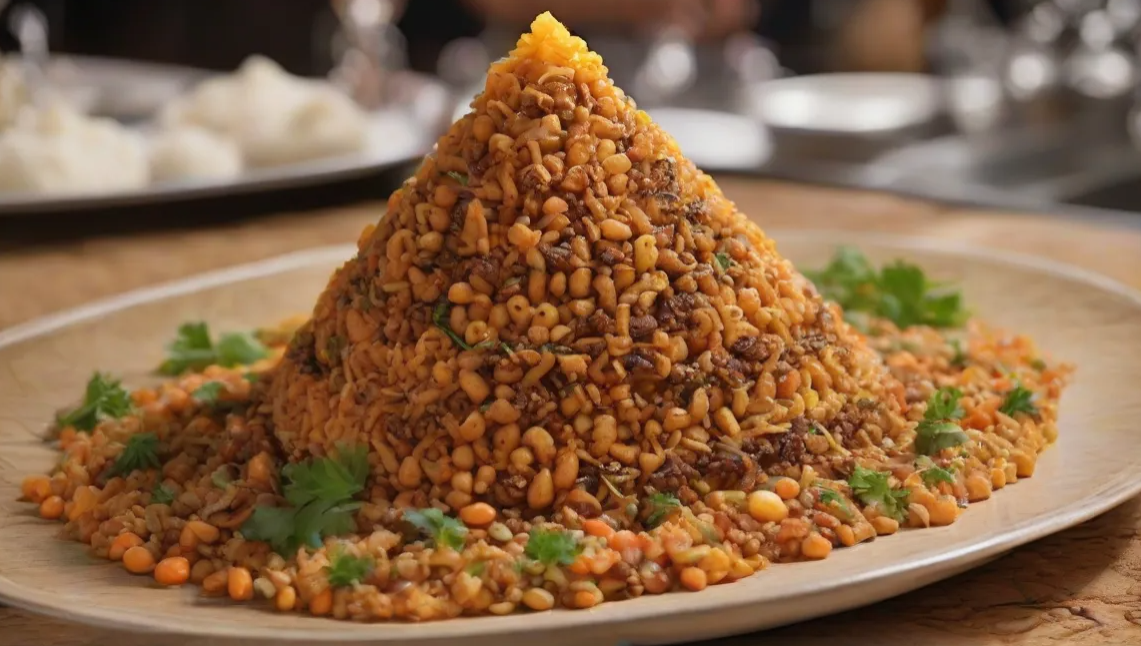
#> input picture src/assets/img/18_s.jpg, 1141 x 646 px; its folder holds 4 pictures in this run
$ python cropImg.py
#> lines starting #> are read from the running program, lines starting #| are printed output that depends on the picture
from PIL import Image
import glob

def crop_center(pil_img, crop_width, crop_height):
    img_width, img_height = pil_img.size
    return pil_img.crop(((img_width - crop_width) // 2,
                         (img_height - crop_height) // 2,
                         (img_width + crop_width) // 2,
                         (img_height + crop_height) // 2))

for imgpath in glob.glob("*_s.jpg") :
	im = Image.open(imgpath)
#> im is the input picture: PIL image 1141x646 RGBA; mean R, G, B, A 137, 101.9, 71.1, 255
	im_crop = crop_center(im,200,200)
#> in crop_center, `return pil_img.crop(((img_width - crop_width) // 2, (img_height - crop..`:
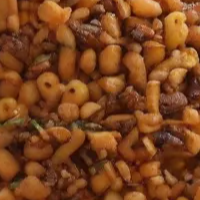
#> returned value: PIL image 200x200 RGBA; mean R, G, B, A 123.8, 67.9, 30.6, 255
	im_crop.save("crop"+imgpath, quality=100)
#> pass 2 of the loop `for imgpath in glob.glob("*_s.jpg") :`:
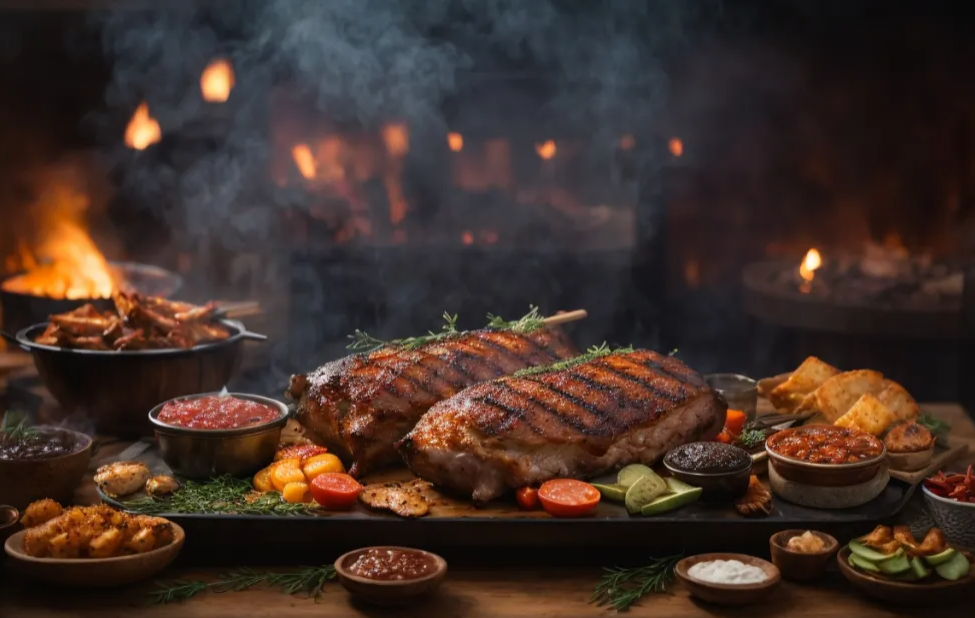
#> input picture src/assets/img/19_s.jpg, 975 x 618 px
#> im is the input picture: PIL image 975x618 RGBA; mean R, G, B, A 65.1, 47.6, 40.4, 255
#> in crop_center (call 2), `return pil_img.crop(((img_width - crop_width) // 2, (img_height - crop..`:
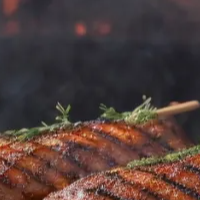
#> returned value: PIL image 200x200 RGBA; mean R, G, B, A 80.2, 61.1, 57.3, 255
#> pass 3 of the loop `for imgpath in glob.glob("*_s.jpg") :`:
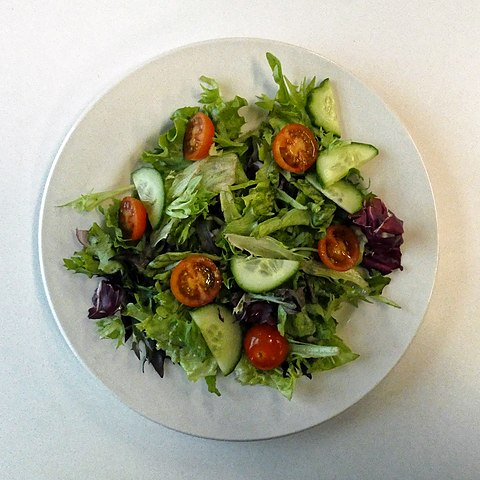
#> input picture src/assets/img/1_s.jpg, 480 x 480 px
#> im is the input picture: PIL image 480x480 RGB; mean R, G, B 165.4, 165.2, 143.4
#> in crop_center (call 3), `return pil_img.crop(((img_width - crop_width) // 2, (img_height - crop..`:
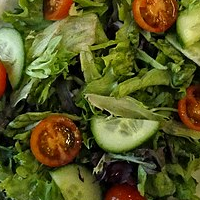
#> returned value: PIL image 200x200 RGB; mean R, G, B 87.3, 86.9, 36.6
#> the loop made 4 passes; the first 3 are shown
